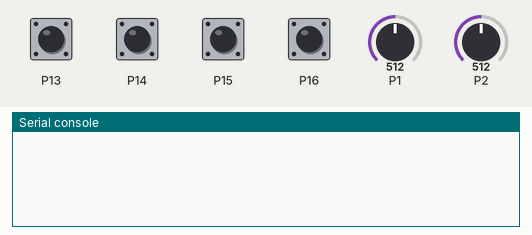
A program run on a simulated BBC micro:bit (MakeCode). Parts: the last lines printed to the serial console. The test bench sets the inputs (shaded band); at power-on: P13–16 HIGH, P1 = 512, P2 = 512 (analog values on the 0–1023 scale). No radio messages arrive unless stated (any console line starting 'radio sent:' is added by the test bench).

Above: at 1.2 s.
1.3 s: P1 set to 20
At 2.2 s:
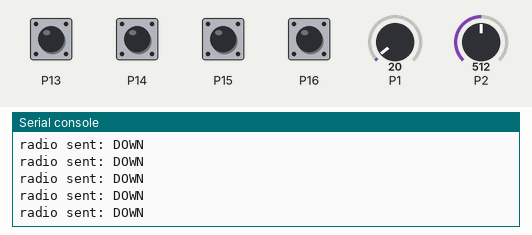
2.8 s: P13 pulled LOW for 0.15 s
4.4 s: P14 pulled LOW for 0.15 s
6.0 s: P15 pulled LOW for 0.15 s
7.6 s: P16 pulled LOW for 0.15 s
9.2 s: P1 set to 1010
At 10.2 s:
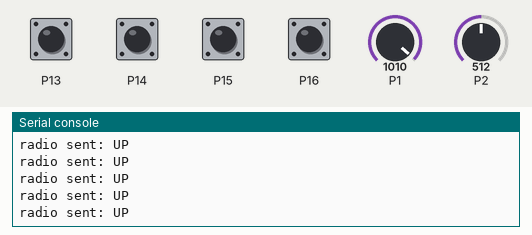

Measured:
- after the input at 1.3 s, the serial console: prints a new line at once (image 1)
- after the input at 9.2 s, the serial console: prints a new line at once (image 2)

The program:

main.ts
```typescript
pins.onPulsed(DigitalPin.P15, PulseValue.Low, function () {
    radio.sendString("D")
})
pins.onPulsed(DigitalPin.P16, PulseValue.Low, function () {
    radio.sendString("C")
})
pins.onPulsed(DigitalPin.P13, PulseValue.Low, function () {
    radio.sendString("A")
})
pins.onPulsed(DigitalPin.P14, PulseValue.Low, function () {
    radio.sendString("B")
})
pins.setPull(DigitalPin.P13, PinPullMode.PullUp)
pins.setPull(DigitalPin.P14, PinPullMode.PullUp)
pins.setPull(DigitalPin.P15, PinPullMode.PullUp)
pins.setPull(DigitalPin.P16, PinPullMode.PullUp)
pins.setPull(DigitalPin.P1, PinPullMode.PullNone)
pins.setPull(DigitalPin.P2, PinPullMode.PullNone)
radio.setGroup(1)
radio.setTransmitPower(7)
basic.forever(function () {
    if (pins.analogReadPin(AnalogPin.P1) >= 1000) {
        radio.sendString("UP")
    } else if (pins.analogReadPin(AnalogPin.P1) <= 30) {
        radio.sendString("DOWN")
    } else if (pins.analogReadPin(AnalogPin.P2) >= 1000) {
        radio.sendString("RIGHT")
    } else if (pins.analogReadPin(AnalogPin.P2) <= 30) {
        radio.sendString("LEFT")
    }
})
```

test.ts
```typescript
// 在此处测试；当此软件包作为插件使用时，将不会编译此软件包。
```
